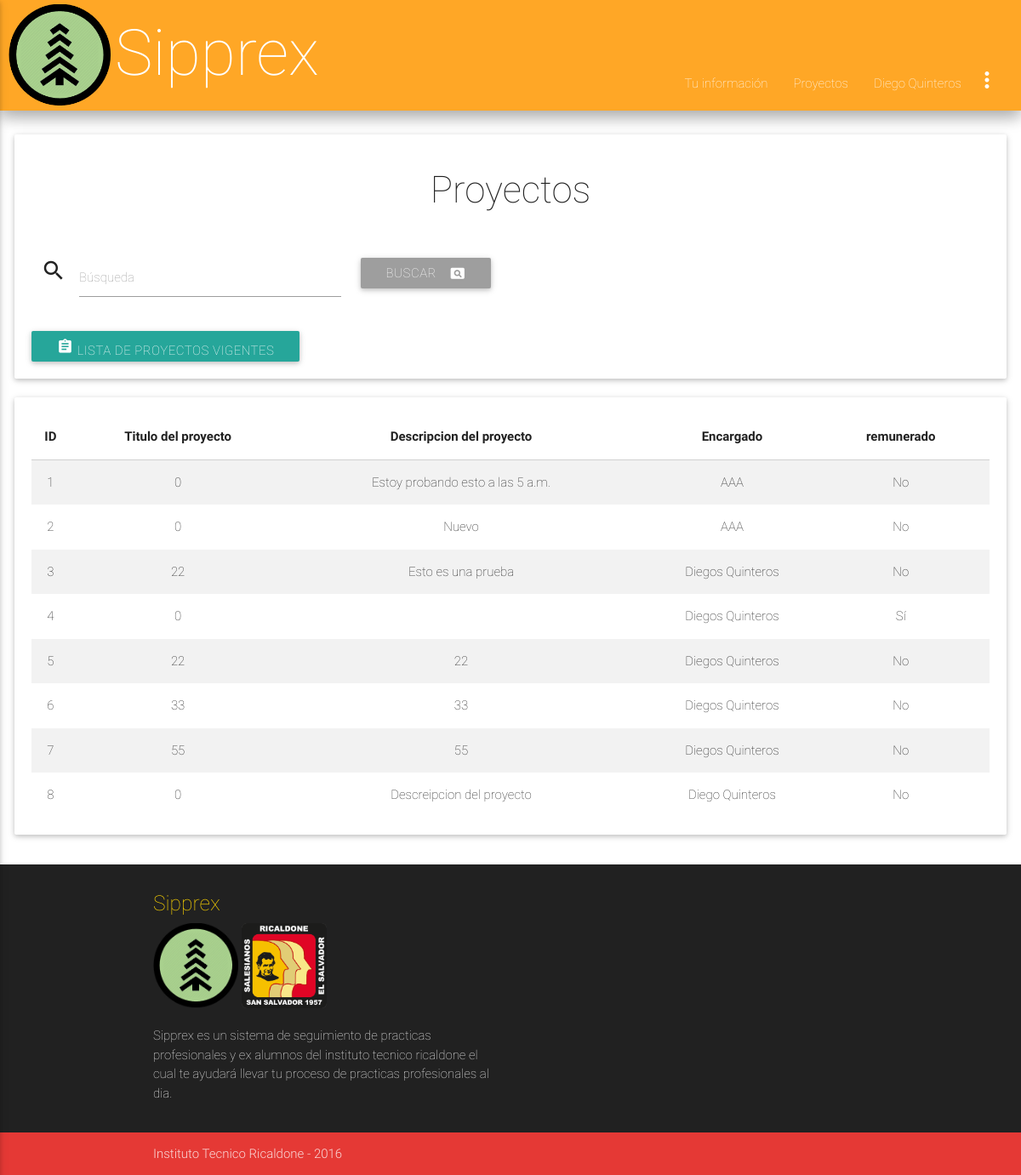
Page /publico/proyectos.php (signed in) on the earlier database version.
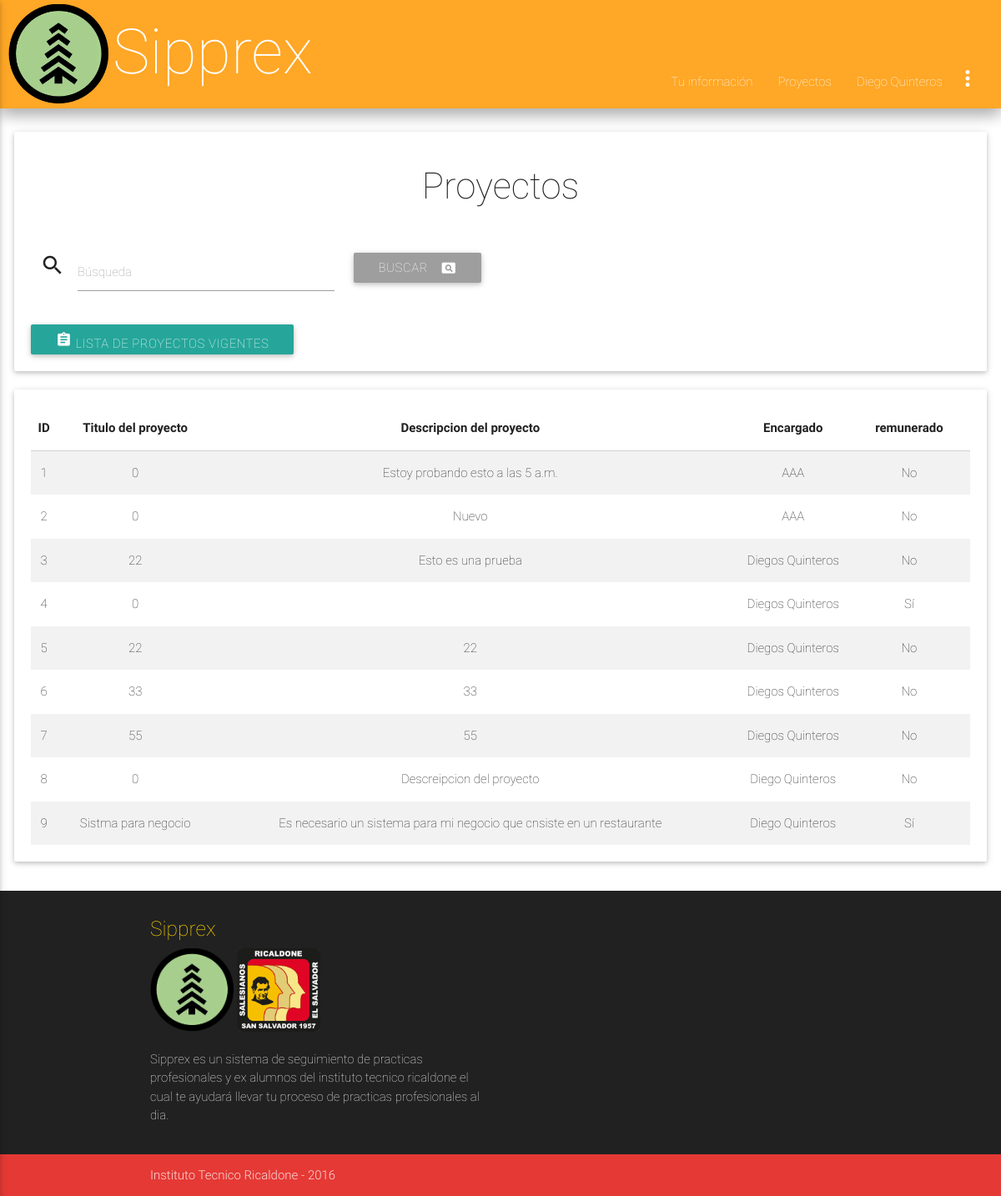
Same page on the later database version.
### tables this page shows
CREATE TABLE `proyecto` (
  `id_proyecto` int(11) NOT NULL,
  `id_exalum_encargado` int(11) DEFAULT NULL,
  `id_empre_encargado` int(11) DEFAULT NULL,
  `titulo` varchar(75) NOT NULL,
  `descripcion` varchar(666) NOT NULL,
  `fecha_propuesto` timestamp NOT NULL DEFAULT CURRENT_TIMESTAMP,
  `vigente` tinyint(1) NOT NULL DEFAULT '1',
  `remunerado` tinyint(1) NOT NULL
);

CREATE TABLE `empresas` (
  `id_empresa` int(11) NOT NULL,
  `nombre_empresa` varchar(83) NOT NULL,
  `rubro` varchar(73) NOT NULL,
  `direccion` varchar(158) NOT NULL,
  `telefono` int(9) NOT NULL,
  `contacto` varchar(50) NOT NULL,
  `correo` varchar(49) NOT NULL,
  `codigo_empresa` varchar(30) DEFAULT NULL,
  `contraseña_empre` varchar(100) DEFAULT NULL
);

CREATE TABLE `ex_alumnos` (
  `id_exalumnos` int(8) NOT NULL,
  `contraseña` varchar(100) NOT NULL,
  `nombre1` varchar(35) NOT NULL,
  `apellido1` varchar(35) NOT NULL,
  `telefono` int(8) NOT NULL,
  `ocupacion` int(11) NOT NULL,
  `correo_electronico` varchar(50) NOT NULL,
  `observacion` varchar(200) NOT NULL,
  `pregunta` varchar(50) NOT NULL,
  `respuesta` varchar(25) NOT NULL
);

### bibliotecas/conexion.php (called while the page is built, shortened)
<?php
class Database
{
    private static $connection;
    private static function connect()
    {
        $server = 'localhost';
        $database = 'ssppea';
        $username = 'admin_sipprex';
        $password = 'sipprexricaldone';
        $options = array(PDO::MYSQL_ATTR_INIT_COMMAND => "set names utf8");
        self::$connection = null;
        try
        {
            self::$connection = new PDO("mysql:host=".$server."; dbname=".$database, $username, $password, $options);
            self::$connection->setAttribute(PDO::ATTR_ERRMODE, PDO::ERRMODE_EXCEPTION);
        }
        catch(PDOException $exception)
        {
            die($exception->getMessage());
        }
    }
    private static function desconnect()
    {
        self::$connection = null;
    }
    public static function getRow($query, $values)
    {
        $statement = self::$connection->prepare($query);
        $statement->execute($values);
        return $statement->fetch(PDO::FETCH_BOTH);
    }
    public static function getRows($query, $values)
    {
        $statement = self::$connection->prepare($query);
        $statement->execute($values);
        return $statement->fetchAll(PDO::FETCH_BOTH);
    }
}
?>

### publico/proyectos.php (the view, shortened to what this page needs)
<?php
 require("../bibliotecas/conexion.php");
 ?>
<!DOCTYPE html>
<html lang="es">
	<head>
		<?php include '../inc/styles.php'; ?>
	</head>
	<body>
		<?php include("../inc/nav.php"); ?>
		<div class="card-panel paneles">
			<div class="titulo">
				<h3>Proyectos</h3>
			</div>
			<br>
			<form method='post' autocomplete="off" class='row'>
				<div class='input-field col s6 m4'>
					<i class='material-icons prefix'>search</i>
					<input id='buscar' type='text' name='buscar' class='validate'/>
					<label for='buscar' class='active'>Búsqueda</label>
				</div>
				<div class='input-field col s6 m4'>
					<button type='submit' class='btn grey left'><i class='material-icons right'>pageview</i>Buscar</button>
				</div>
			</form>
			<a class="btn" href="reporte_proyectos.php"><i class="material-icons prefix">assignment</i> Lista de Proyectos Vigentes</a>
		</div>
		<?php
		if(!empty($_POST))
		{
			$search = strip_tags(trim($_POST['buscar']));
			$sql = "SELECT id_proyecto, titulo, descripcion, remunerado, fecha_propuesto, id_empre_encargado, id_exalum_encargado FROM proyecto WHERE titulo LIKE ? ORDER BY id_proyecto";
			$params = array("%$search%");
		}
		else
		{
			$sql = "SELECT id_proyecto, titulo, descripcion, remunerado, fecha_propuesto, id_empre_encargado, id_exalum_encargado FROM proyecto ORDER BY id_proyecto";
			$params = array(null);
		}
		$data = Database::getRows($sql, $params);
		if($data != null)
		{
			$tabla = 	"<div class='card-panel paneles'>
							<table class='centered striped responsive-table'>
								<thead>
									<tr>
										<th>ID</th>
										<th>Titulo del proyecto</th>
										<th>Descripcion del proyecto</th>
										<th>Encargado</th>
										<th>remunerado</th>
									</tr>
								</thead>
								<tbody>";
				foreach($data as $row)
				{
					$tabla .= 	"<tr>
									<td>".htmlspecialchars($row['id_proyecto'])."</td>
									<td>".htmlspecialchars($row['titulo'])."</td>";
									$tabla .=		"<td>".htmlspecialchars($row['descripcion'])."</td>";
									if($row['id_empre_encargado'] != null){
										$sqlEn = "SELECT * FROM empresas WHERE id_empresa = ?";
										$params = array($row['id_empre_encargado']);
										$dats = Database::getRow($sqlEn,$params);
									$tabla .= "<td>".htmlspecialchars($dats['nombre_empresa'])."</td>";
									}
									else{
										$sqlEn = "SELECT * FROM ex_alumnos WHERE id_exalumnos = ?";
										$params = array($row['id_exalum_encargado']);
										$dats = Database::getRow($sqlEn,$params);
										$tabla .=	"<td>".htmlspecialchars($dats['nombre1'])." ".htmlspecialchars($dats['apellido1'])."</td>";
									}
									if($row['remunerado'] == 1){
										$tabla .= "<td>Sí</td>";
									}
									else{
										$tabla .= "<td>No</td>";
									}
					$tabla .=	"	<td>
									</td>
								</tr>";
				}
				$tabla .= "</tbody>
						</table>
					</div>";
			print($tabla);
		}
		else
		{
			print("<br><div class='card-panel paneles'><i class='material-icons left'>warning</i>No hay registros.</div>");
		}
	?>
	</body>
	<?php require("../inc/footer.php"); ?>
</html>

Differences in the rows shown:
added proyecto: id_proyecto "9", titulo "Sistma para negocio", descripcion "Es necesario un sistema para mi negocio que cnsiste en un restaurante", id_exalum_encargado.nombre1 "Diego", id_exalum_encargado.apellido1 "Quinteros", remunerado "Sí"
